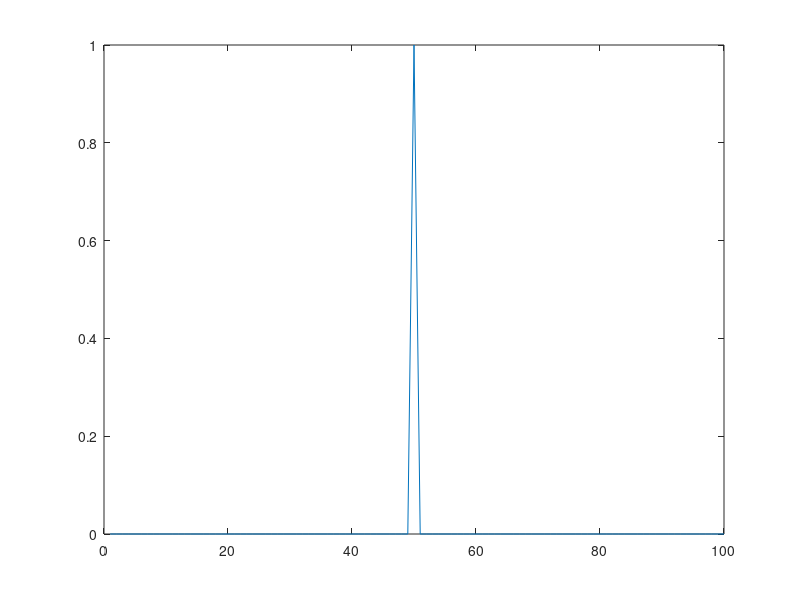
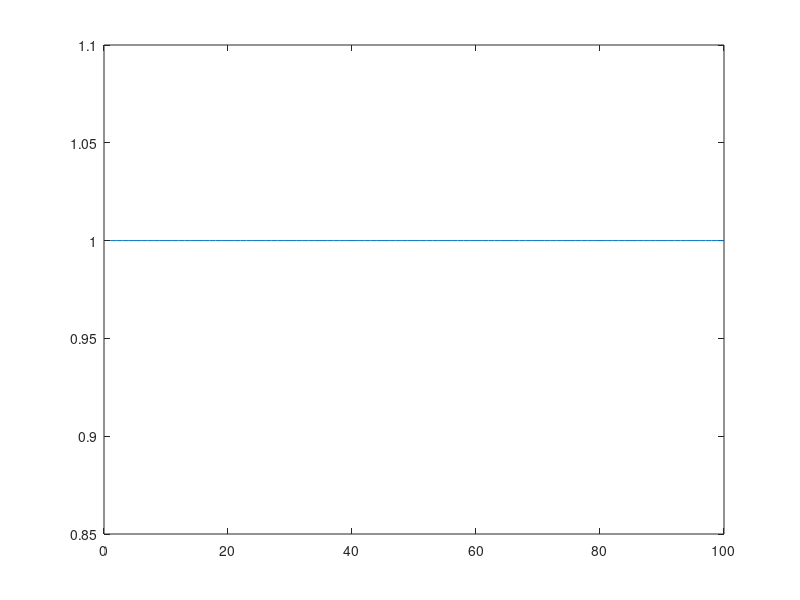

MATLAB code to generate these figures, in order: (Note: this script raises an error after producing the figures.)
%% Homework 2 DFT #5 

h = [zeros(1,49) 1 zeros(1,50)];
figure; plot(h) 
m= abs(fft(h));
figure; plot(m); 



x = [0 1:10 5.*ones(1,5) zeros(1,40)];
% y = conv(x,h);                          
p = unwrap(angle(y)); 

%%
fs = 10000;
t = 0:1/fs:1.5;
x1 = sawtooth(2*pi*50*t);
x2 = square(2*pi*50*t);
subplot(2,1,1)
plot(t,x1)
axis([0 0.2 -1.2 1.2])
xlabel('Time (sec)')
ylabel('Amplitude') 
title('Sawtooth Periodic Wave')
subplot(2,1,2)
plot(t,x2)
axis([0 0.2 -1.2 1.2])
xlabel('Time (sec)')
ylabel('Amplitude')
title('Square Periodic Wave')

%%
t = [zeros(1,49) 1 zeros(1,50)];                     % Time vector
x = sin(2*pi*15*t) + sin(2*pi*40*t);      % Signal
y = fft(x);                               % Compute DFT of x
m = abs(y);                               % Magnitude
f = (0:length(y)-1)*100/length(y);        % Frequency vector

figure;
subplot(2,1,1)
plot(f,m)
title('Magnitude')
ax = gca;
ax.XTick = [15 40 60 85];

subplot(2,1,2)
plot(f,p*180/pi)
title('Phase')
ax = gca;
ax.XTick = [15 40 60 85];




